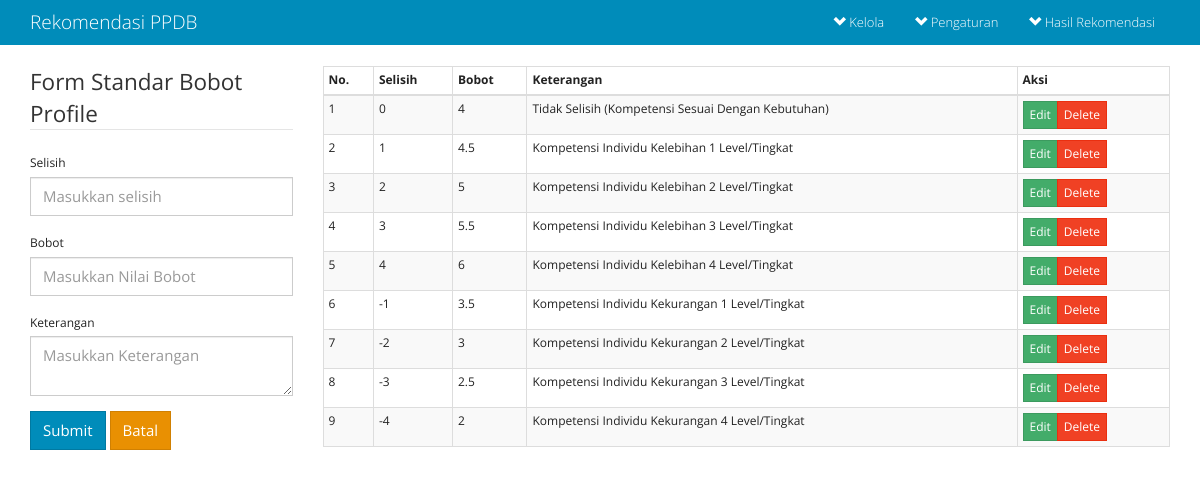
Screenshot of /fuzzyhibrid2/bobot.php with the database file from the repository.
### tables this page shows
CREATE TABLE `bobot_profile` (
  `id_bobot` tinyint(4) NOT NULL AUTO_INCREMENT,
  `selisih` tinyint(4) NOT NULL,
  `bobot` float NOT NULL,
  `keterangan` varchar(100) DEFAULT NULL,
  `datetime` datetime DEFAULT NULL,
  PRIMARY KEY (`id_bobot`)
);

### fuzzyhibrid2/bobot.php (called while the page is built, shortened)
<?php include('header.php'); ?>
<?php include('content-bobot.php'); ?>
<?php include('footer.php'); ?>

### fuzzyhibrid2/list-bobot.php (the view, shortened to what this page needs)
<?php
$sql="select * from bobot_profile ";
$result=mysql_query($sql)or die('Maaf, Query Bobot Salah:'.mysql_error());
$numrows=mysql_num_rows($result);
function show_fuzzy($show){
	global $result,$numrows;
	if($numrows>0){
		$i=1;
		while($row=mysql_fetch_array($result)):
			?>
				<tr>
					<td><?php echo $i; ?></td>
					<td><?php echo $row['selisih'] ?></td>
					<td><?php echo $row['bobot'] ?></td>
					<td><?php echo $row['keterangan'] ?></td>
				<?php
					switch ($show) {
						case 'all':
							?>
							<td><div class="btn-group">
								<a href="proses_baru.php?form=bobot&a=edit&id=<?php echo $row['id_bobot'] ?>" class="btn btn-xs btn-success">Edit</a>
								<a href="proses_baru.php?form=bobot&a=delete&id=<?php echo $row['id_bobot'] ?>" class="btn btn-xs btn-danger">Delete</a>
							</div></td>
							<?php
							break;
							?>
							<?php
					}
				?>
				</tr>
			<?php
			$i++;
		endwhile;
	}else{
		?>
		<tr><td colspan="6" class="text-center">Tidak ada data dalam database</td></tr>
		<?php
	}
}
?>

### fuzzyhibrid2/header.php (shortened to what this page needs)
<!DOCTYPE html>
	<html lang="">
		<head>
		</head>
		<body>
			<nav class="navbar  navbar-inverse navbar-static" role="navigation">
				<div class="container">
				<div class="navbar-header">
					<a class="navbar-brand" href="index.php">Rekomendasi PPDB</a>
				</div>
				<div class="collapse navbar-collapse navbar-ex1-collapse">
					<ul class="nav navbar-nav navbar-right">
						<li class="dropdown">
							<a href="#" class="dropdown-toggle" data-toggle="dropdown"><i class="glyphicon glyphicon-chevron-down"></i> Kelola </b></a>
						</li>
						<li class="dropdown">
							<a href="#" class="dropdown-toggle" data-toggle="dropdown"><i class="glyphicon glyphicon-chevron-down"></i> Pengaturan </b></a>
						</li>
						<li class="dropdown">
							<a href="#" class="dropdown-toggle" data-toggle="dropdown"><i class="glyphicon glyphicon-chevron-down"></i> Hasil Rekomendasi</a>
						</li>
					</ul>
				</div>
				</div>
			</nav>

### fuzzyhibrid2/content-bobot.php
<div class="container">
	<div class="row">
		<div class="col-xs-3 col-sm-3 col-md-3 col-lg-3">
			<?php include('form-bobot.php'); ?>
		</div>
		<div class="col-xs-9 col-sm-9 col-md-9 col-lg-9">
			<table class="table table-hover table-condensed table-striped table-bordered">
				<thead>
					<tr>
						<th>No.</th>
						<th>Selisih</th>
						<th>Bobot</th>
						<th>Keterangan</th>
						<th>Aksi</th>
					</tr>
				</thead>
				<?php include('list-bobot.php');
					show_fuzzy('all');
				?>
			</table>
		</div>
	</div>
</div>

### fuzzyhibrid2/form-bobot.php (shortened to what this page needs)
<?php
$bobotid= isset($_GET['id']) ? $_GET['id'] : '';
 ?>
<form action="proses_baru.php" method="POST" role="form">
				<legend>Form Standar Bobot Profile</legend>
				<div class="form-group">
					<label for="selisih">Selisih</label>
					<input name="selisih" type="text" class="form-control" id="selisih" required placeholder="Masukkan selisih" value="<?php echo (!empty($selisih)?$selisih:''); ?>">
				</div>
				<div class="form-group">
					<label for="bobot">Bobot</label>
					<input name="bobot" type="text" class="form-control" id="bobot" required placeholder="Masukkan Nilai Bobot" value="<?php echo (!empty($bobote)?$bobote:''); ?>">
				</div>
				<div class="form-group">
					<label for="keterangan">Keterangan</label>
					<textarea name="keterangan" class="form-control" id="keterangan" placeholder="Masukkan Keterangan"><?php echo (!empty($keterangan)?$keterangan:''); ?></textarea>
				</div>
				<button name="<?php echo !empty($bobotid)?'save':'submit'; ?>" type="submit" class="btn btn-primary">Submit</button>
				<a href="bobot_profile.php" class="btn btn-warning">Batal</a>
			</form>

### fuzzyhibrid2/footer.php (shortened to what this page needs)
		<link href="css/bootstrap-yeti.min.css" rel="stylesheet" media="all">
		<link href="css/print.css" rel="stylesheet" media="print">
	</body>
</html>

### rows the page displays
bobot_profile: selisih "0", bobot "4", keterangan "Tidak Selisih (Kompetensi Sesuai Dengan Kebutuhan)"
bobot_profile: selisih "1", bobot "4.5", keterangan "Kompetensi Individu Kelebihan 1 Level/Tingkat"
bobot_profile: selisih "2", bobot "5", keterangan "Kompetensi Individu Kelebihan 2 Level/Tingkat"
bobot_profile: selisih "3", bobot "5.5", keterangan "Kompetensi Individu Kelebihan 3 Level/Tingkat"
bobot_profile: selisih "4", bobot "6", keterangan "Kompetensi Individu Kelebihan 4 Level/Tingkat"
bobot_profile: selisih "-1", bobot "3.5", keterangan "Kompetensi Individu Kekurangan 1 Level/Tingkat"
bobot_profile: selisih "-2", bobot "3", keterangan "Kompetensi Individu Kekurangan 2 Level/Tingkat"
bobot_profile: selisih "-3", bobot "2.5", keterangan "Kompetensi Individu Kekurangan 3 Level/Tingkat"
bobot_profile: selisih "-4", bobot "2", keterangan "Kompetensi Individu Kekurangan 4 Level/Tingkat"
